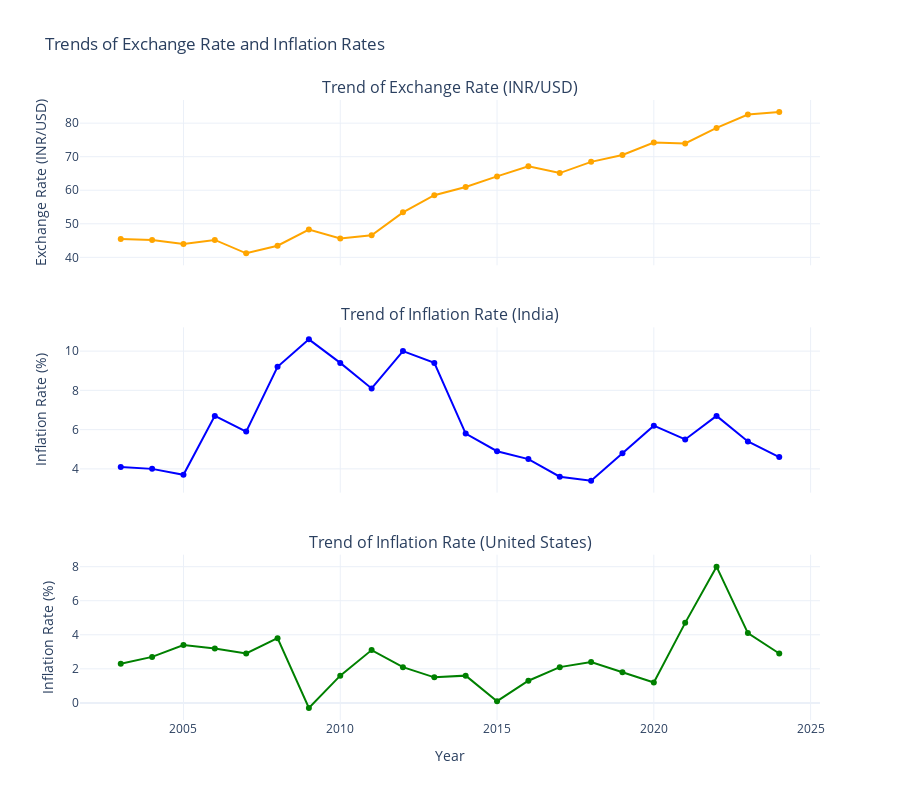

Notebook code for this chart:
### Markdown cell above
Analyzing the trend of inflation rates for both India and the United States alongside the exchange rate

### Code cell
from plotly.subplots import make_subplots

fig = make_subplots(rows=3,cols=1,
                    shared_xaxes=True,
                    vertical_spacing=0.1,
                    subplot_titles=("Trend of Exchange Rate (INR/USD)",
                                    "Trend of Inflation Rate (India)",
                                    "Trend of Inflation Rate (United States)"))

fig.add_trace(go.Scatter(x=merged_df["Year"],y=merged_df["Exchange Rate (INR/USD)"],
                         mode='lines+markers',
                         marker=dict(color='orange'),
                         name='Exchange Rate (INR/USD)'),
              row=1, col=1)

fig.add_trace(go.Scatter(x=merged_df["Year"],y=merged_df["Inflation Rate (India)"],
                         mode='lines+markers',
                         marker=dict(color='blue'),
                         name='Inflation Rate (India)'),
              row=2, col=1)

fig.add_trace(go.Scatter(x=merged_df["Year"],y=merged_df["Inflation Rate (United States)"],
                         mode='lines+markers',
                         marker=dict(color='green'),
                         name='Inflation Rate (United States)'),
              row=3, col=1)

fig.update_layout(height=800,
                  width=900,
                  showlegend=False,
                  title_text="Trends of Exchange Rate and Inflation Rates",
                  xaxis3_title="Year",
                  template='plotly_white')

fig.update_yaxes(title_text="Exchange Rate (INR/USD)", row=1, col=1)
fig.update_yaxes(title_text="Inflation Rate (%)", row=2, col=1)
fig.update_yaxes(title_text="Inflation Rate (%)", row=3, col=1)

fig.show()

### Figure 1 — Plotly figure (JSON) as saved in the notebook; plotly's stock layout.template omitted (floating-point values rounded to 4 significant figures)
{"data": [{"marker": {"color": "orange"}, "mode": "lines+markers", "name": "Exchange Rate (INR/USD)", "type": "scatter", "x": [2003, 2004, 2005, 2006, 2007, 2008, 2009, 2010, 2011, 2012, 2013, 2014, 2015, 2016, 2017, 2018, 2019, 2020, 2021, 2022, 2023, 2024], "xaxis": "x", "y": [45.48, 45.19, 44.0, 45.18, 41.19, 43.46, 48.28, 45.62, 46.56, 53.4, 58.53, 60.97, 64.12, 67.17, 65.11, 68.45, 70.51, 74.22, 73.94, 78.58, 82.58, 83.31], "yaxis": "y"}, {"marker": {"color": "blue"}, "mode": "lines+markers", "name": "Inflation Rate (India)", "type": "scatter", "x": [2003, 2004, 2005, 2006, 2007, 2008, 2009, 2010, 2011, 2012, 2013, 2014, 2015, 2016, 2017, 2018, 2019, 2020, 2021, 2022, 2023, 2024], "xaxis": "x2", "y": [4.1, 4, 3.7, 6.7, 5.9, 9.2, 10.6, 9.4, 8.1, 10, 9.4, 5.8, 4.9, 4.5, 3.6, 3.4, 4.8, 6.2, 5.5, 6.7, 5.4, 4.6], "yaxis": "y2"}, {"marker": {"color": "green"}, "mode": "lines+markers", "name": "Inflation Rate (United States)", "type": "scatter", "x": [2003, 2004, 2005, 2006, 2007, 2008, 2009, 2010, 2011, 2012, 2013, 2014, 2015, 2016, 2017, 2018, 2019, 2020, 2021, 2022, 2023, 2024], "xaxis": "x3", "y": [2.3, 2.7, 3.4, 3.2, 2.9, 3.8, -0.3, 1.6, 3.1, 2.1, 1.5, 1.6, 0.1, 1.3, 2.1, 2.4, 1.8, 1.2, 4.7, 8, 4.1, 2.9], "yaxis": "y3"}], "layout": {"annotations": [{"font": {"size": 16}, "showarrow": false, "text": "Trend of Exchange Rate (INR/USD)", "x": 0.5, "xanchor": "center", "xref": "paper", "y": 1, "yanchor": "bottom", "yref": "paper"}, {"font": {"size": 16}, "showarrow": false, "text": "Trend of Inflation Rate (India)", "x": 0.5, "xanchor": "center", "xref": "paper", "y": 0.6333, "yanchor": "bottom", "yref": "paper"}, {"font": {"size": 16}, "showarrow": false, "text": "Trend of Inflation Rate (United States)", "x": 0.5, "xanchor": "center", "xref": "paper", "y": 0.2667, "yanchor": "bottom", "yref": "paper"}], "height": 800, "showlegend": false, "title": {"text": "Trends of Exchange Rate and Inflation Rates"}, "width": 900, "xaxis": {"anchor": "y", "autorange": true, "domain": [0, 1], "matches": "x3", "range": [2002.0, 2025.0], "showticklabels": false, "type": "linear"}, "xaxis2": {"anchor": "y2", "autorange": true, "domain": [0, 1], "matches": "x3", "range": [2002.0, 2025.0], "showticklabels": false, "type": "linear"}, "xaxis3": {"anchor": "y3", "autorange": true, "domain": [0, 1], "range": [2002.0, 2025.0], "title": {"text": "Year"}, "type": "linear"}, "yaxis": {"anchor": "x", "autorange": true, "domain": [0.7333, 1], "range": [37.61, 86.9], "title": {"text": "Exchange Rate (INR/USD)"}, "type": "linear"}, "yaxis2": {"anchor": "x2", "autorange": true, "domain": [0.3667, 0.6333], "range": [2.788, 11.21], "title": {"text": "Inflation Rate (%)"}, "type": "linear"}, "yaxis3": {"anchor": "x3", "autorange": true, "domain": [0, 0.2667], "range": [-1.006, 8.706], "title": {"text": "Inflation Rate (%)"}, "type": "linear"}}}
